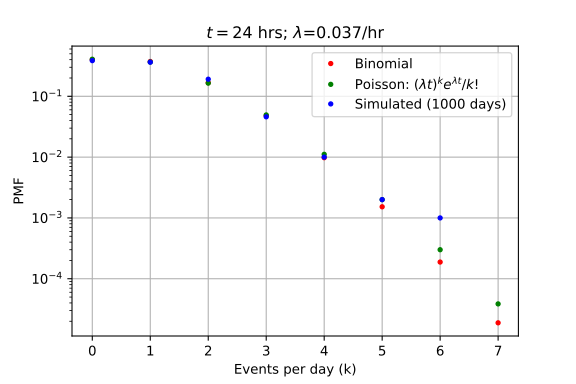

Here is the Python script that generated this plot:
import numpy as np
from matplotlib import pyplot as plt

# Average probability of event in each hour
po = 900/(1000*24)
lambda_ = 900/(1000*24)

# Part 1.

# Poisson solution
t = 24
kmax = 10
P_P = []
p = 1
k = 0
while p > 1e-4:
    p = ((lambda_*t)**k)*np.exp(-lambda_*t)/np.math.factorial(k)
    P_P.append(p)
    k = k + 1
x = np.arange(len(P_P))

# Simulated solution
# Use np.random.binomial to create an array n_S containing results of 1000
# experiments where n=24 values are drawn with a probability of success of po.
# Each array element of n_S is the number of success in the n=24 draws.
n_S = np.random.binomial(n=24, p=po, size=1000)

# The above does not create a full list of 1000*24 days, which we need later.
# We can compute an array e_S containing 24*1000 events with a probability
# of success using
e_S = np.random.binomial(n=1, p=po, size=1000*24)
# The number of events in a 24 hour period can be computed using
e_Sr = e_S.reshape((24,1000))
n_S = np.sum(e_Sr,axis=0)

P_S, _ = np.histogram(n_S, density=True, bins=-0.5+np.arange(len(P_P)+1))

# Exact solution
import math
def nCk(n,k):
    return math.factorial(n)/(math.factorial(n-k)*math.factorial(k))

P_B = np.empty(len(P_P))
for k in range(len(P_B)):
    P_B[k] = nCk(24, k)*(1-po)**(24-k)*po**k

# TODO: When no blue dot, P_S = 0. Add an annotation to make this more obvious.
plt.figure()
plt.grid()
plt.semilogy(x, P_B, 'r.')
plt.semilogy(x, P_P, 'g.')
plt.semilogy(x, P_S, 'b.')
plt.xticks(x)
plt.xlabel('Events per day (k)')
plt.ylabel('PMF')
plt.legend(['Binomial','Poisson: ($\lambda t)^ke^{\lambda t}/k!$','Simulated (1000 days)'])
plt.title('$t=%d$ hrs; $\lambda$=%.3f/hr' % (t, lambda_))

plt.savefig('figures/HW4_3.svg', transparent=True)
plt.savefig('figures/HW4_3.png', transparent=True)

plt.figure()
plt.grid()
plt.semilogy(x, np.abs(P_P-P_B), 'g.')
plt.semilogy(x, np.abs(P_S-P_B), 'b.')
plt.xticks(x)
plt.xlabel('Events per day (k)')
plt.ylabel('PMF difference')
plt.legend(['|Poisson - Binomial|','|Simulated - Binomial|'])
plt.title('$t=%d$ hrs; $\lambda$=%.3f/hr' % (t, lambda_))

plt.savefig('figures/HW4_3-error.svg', transparent=True)
plt.savefig('figures/HW4_3-error.png', transparent=True)


# Part 2.
# Create a list of 1000*24 zeros and ones, with a 1 having probability po.
#n = np.random.binomial(n=1, p=po, size=1000*24)
# Time index from 0 to 1000*24 - 1
t = np.arange(len(e_S))
# Time indices when there was an event
te = np.where(e_S == 1)[0]
dte = np.diff(te)
bin_edges   = np.arange(np.max(dte) + 1) + 0.5
bin_centers = 0.5 + bin_edges[0:-1]
P_dte, _ = np.histogram(dte, density=True, bins=bin_edges)

plt.figure()
plt.grid()
plt.plot(bin_centers, P_dte,'.')
xticks = plt.gca().get_xticks()
xticks = np.arange(25, np.max(dte)+1, 25)
plt.gca().set_xticks([1,*xticks])
plt.ylabel('PMF')
plt.xlabel('hours between flares')

plt.savefig('figures/HW4_3-dt.svg', transparent=True)
plt.savefig('figures/HW4_3-dt.png', transparent=True)
